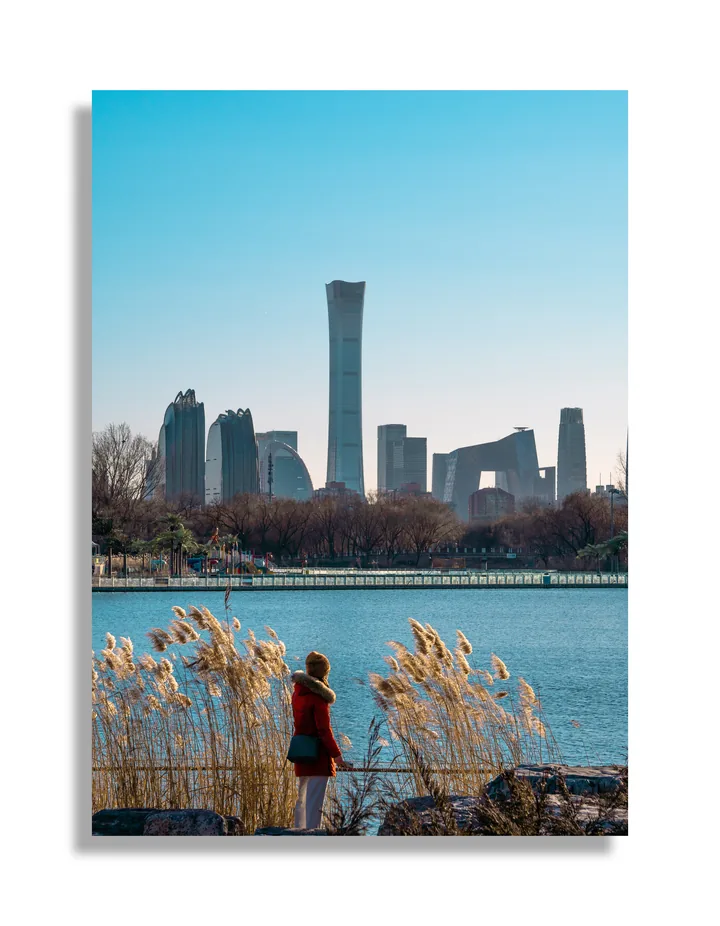
#> input picture assets/img/gallery/photo-202101-thumb.webp, 720 x 926 px
$ python -i photo-assets.py   (imports and definitions only)
#> lines starting #> are read from the running program, lines starting #| are printed output that depends on the picture
#!/usr/bin/env python3
"""Rebuild photography metadata and web-sized copies without changing originals.

Requires Python 3.10+ and Pillow (``python -m pip install Pillow``).
Run ``python scripts/photo-assets.py inspect`` for a read-only inventory, or
``python scripts/photo-assets.py build`` after adding a photo and its altEn/altCn
descriptions to src/data/photography.json. Authored text, ordering and featured
selections are preserved. Metadata and derived image fields are regenerated.
For confirmed equipment absent from EXIF, use a ``deviceOverride`` object with
cameraMake, cameraModel and/or deviceType (camera/phone/film/unknown); optional
deviceLabelEn/deviceLabelCn are supported. These explicit author corrections
survive regeneration and are marked deviceSource="user". Do not edit generated
camera fields directly: place manual corrections in deviceOverride instead.

Only DateTimeOriginal is accepted as a capture timestamp. File modification,
Photoshop export, PNG creation and film-scanning dates are NOT capture dates.
Unknown device models remain unknown until a documented mapping is added below.
"""

from __future__ import annotations

import argparse
from collections import Counter
from datetime import datetime
from io import BytesIO
import json
from pathlib import Path
import re
import sys
import xml.etree.ElementTree as ET

try:
    from PIL import Image, ImageCms, ImageOps, features
except ImportError as error:
    raise SystemExit("Pillow is required: python -m pip install Pillow") from error


ROOT = Path(__file__).resolve().parents[1]
DATA = ROOT / "src/data/photography.json"
OUTPUT = ROOT / "assets/img/gallery"
SRGB = ImageCms.createProfile("sRGB")
TIFF_NS = "http://ns.adobe.com/tiff/1.0/"
EXIF_NS = "http://ns.adobe.com/exif/1.0/"

# Explicit, metadata-based mappings; never infer a device from the image style.
# ILCE-6400 is a Sony interchangeable-lens camera.
# Fujifilm lists SP-3000 as a film scanner in its official Frontier brochure:
# https://www.fujifilm.com.hk/products/photofinishing/products/digital_minilabs/pdf/index/LB0790E.pdf
DEVICE_TYPES = {
    ("SONY", "ILCE-6400"): "camera",
    ("SONY", "ILCE-7CM2"): "camera",
}
# Scanning hardware is retained separately from the camera used for capture.
FILM_SCANNERS = {("FUJI PHOTO FILM CO., LTD.", "SP-3000")}
# EZ Controller is lab workflow software with film AND digital-image inputs:
# https://noritsu.com.au/ezcontroller.html
# Its EXIF manufacturer/model cannot identify the original capture device.
SOFTWARE_MODELS = {("NORITSU KOKI", "EZ Controller")}


# [36 lines left out: functions text, xmp_fields, capture_timestamp, not called in this run]


def source_path(photo: dict) -> Path:
    path = (ROOT / photo["src"]).resolve()
    if not path.is_relative_to(ROOT / "assets/img") or path.is_relative_to(OUTPUT):
        raise ValueError(f"Original photo must be inside assets/img, outside gallery: {photo['src']}")
    if not path.is_file():
        raise ValueError(f"Missing original photo: {photo['src']}")
    return path


# [100 lines left out: functions metadata, srgb_image, save_webp, not called in this run]


def build_images(photo: dict) -> tuple[int, int]:
    image = srgb_image(source_path(photo))
    thumbnail = image.copy()
    thumb_width = min(720, image.width)
    thumb_height = max(1, round(image.height * thumb_width / image.width))
    thumbnail = thumbnail.resize((thumb_width, thumb_height), Image.Resampling.LANCZOS)
    preview = image.copy()
    preview.thumbnail((1800, 1800), Image.Resampling.LANCZOS)
    return (
        save_webp(thumbnail, ROOT / photo["thumbnail"], quality=82),
        save_webp(preview, ROOT / photo["preview"], quality=88),
    )


# [45 lines left out: function main, not called in this run]


# [6 lines not run here, left out]

>>> import cv2
>>> picture = cv2.imread('../assets/img/gallery/photo-202101-thumb.webp', cv2.IMREAD_GRAYSCALE)
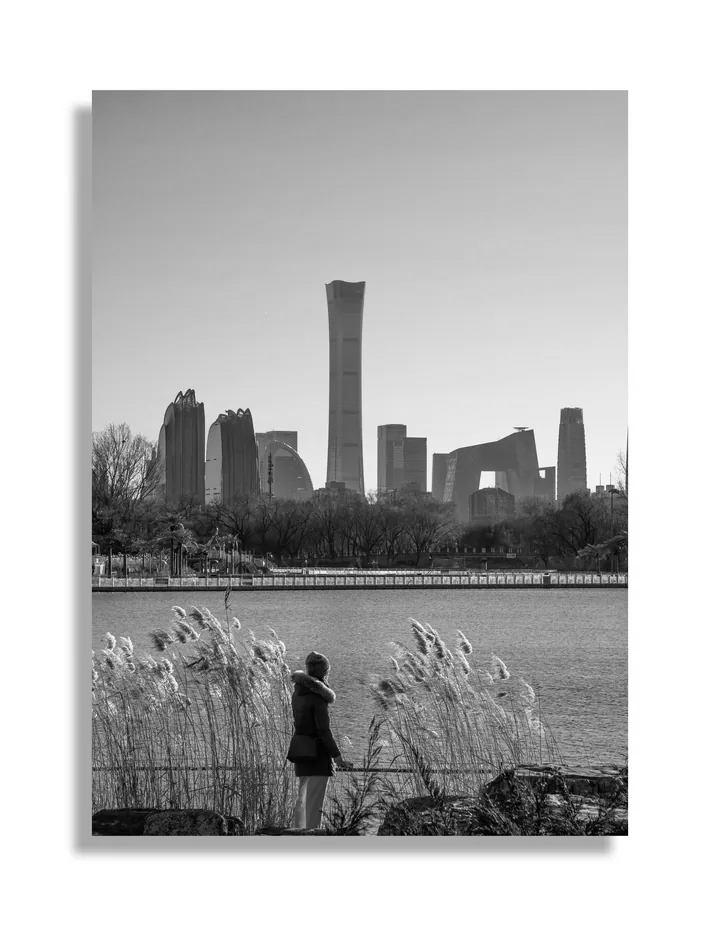
#> picture: shape (926, 720); min 0, max 255, mean 184.5
#> (the run stopped early here; a loop or call above may not have finished)

$ run again, on assets/img/gallery/photo-202105-thumb.webp
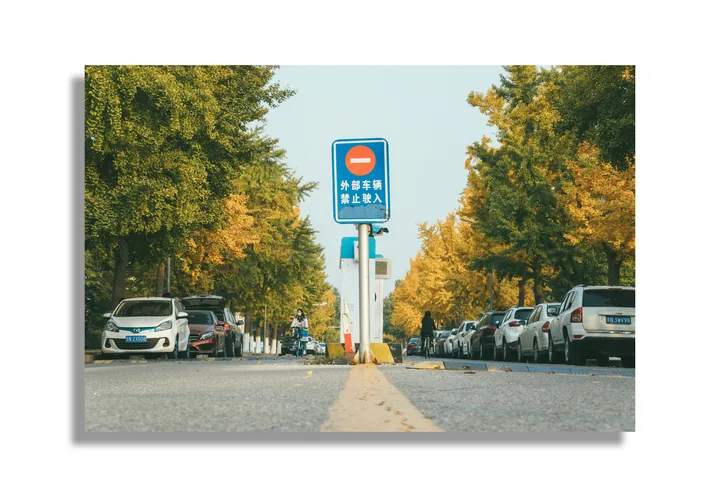
#> input picture assets/img/gallery/photo-202105-thumb.webp, 720 x 497 px
#> `picture = cv2.imread('../assets/img/gallery/photo-202101-thumb.webp', ..`:
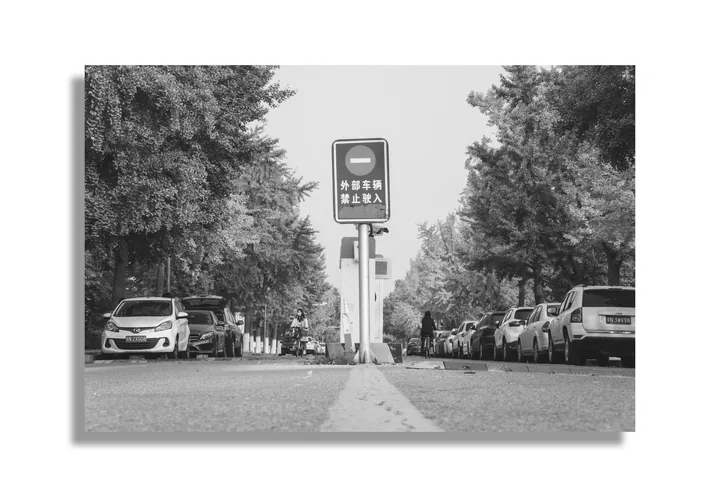
#> picture: shape (497, 720); min 14, max 255, mean 181.7

$ run again, on assets/img/gallery/photo-202106-thumb.webp
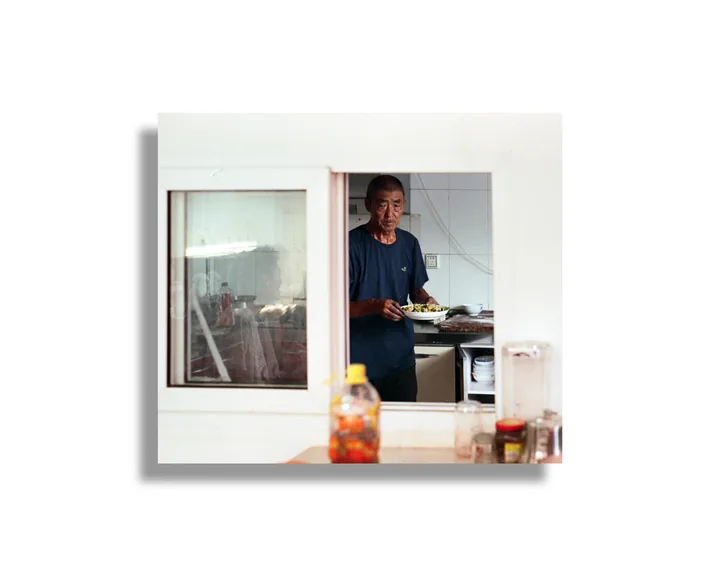
#> input picture assets/img/gallery/photo-202106-thumb.webp, 720 x 576 px
#> `picture = cv2.imread('../assets/img/gallery/photo-202101-thumb.webp', ..`:
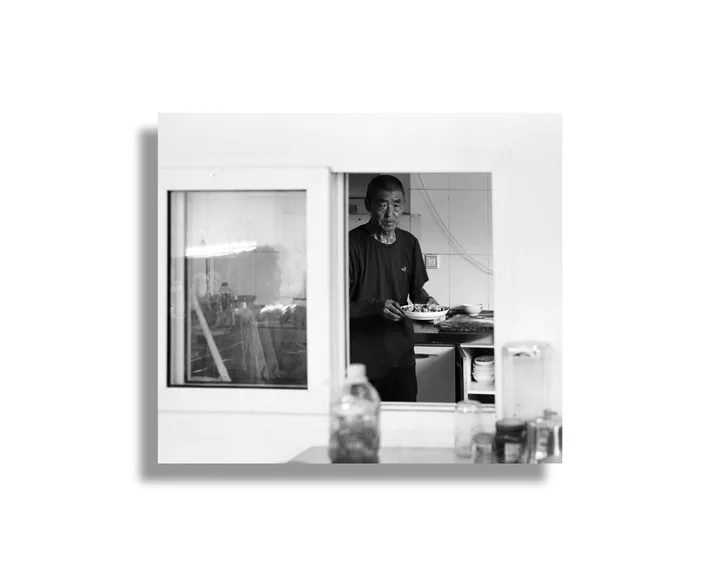
#> picture: shape (576, 720); min 0, max 255, mean 226.6
